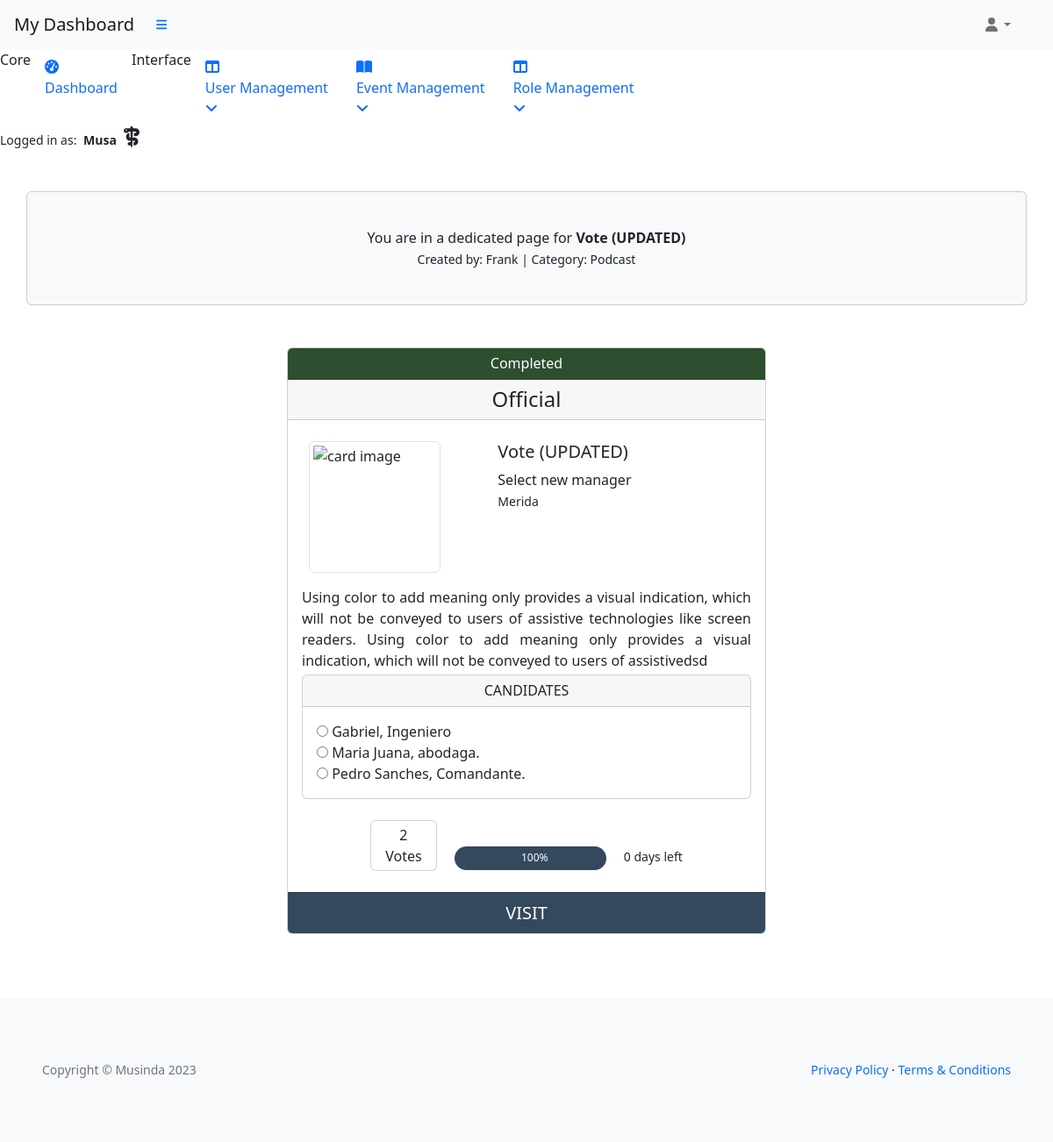
The app's page /office/single/card/vote/ (signed in) with its own data.
### musa/models.py (models this page shows)
class UserProfile(AbstractUser):
    verified = models.BooleanField(default=False)
    role = models.IntegerField(choices=ROLES, default=0)
    user_card = models.ManyToManyField(
        'vote_management.VoteCard', through='vote_management.VoteRecord', related_name='user_cards')
    class Meta:
        ordering = ['username']
    def __str__(self):
        return self.username

### vote_management/models.py (models this page shows, shortened)
class VoteCard(models.Model):
    title = models.CharField(max_length=20, unique=True)
    slug = models.SlugField(max_length=200, unique=True)
    author = models.ForeignKey(
        'musa.UserProfile', on_delete=models.CASCADE, related_name="card_author")
    category = models.ForeignKey(
        Category, on_delete=models.CASCADE, related_name="categories")
    mission = models.CharField(max_length=20)
    location = models.CharField(max_length=20)
    description = models.TextField(max_length=258)
    expire = models.DateField()
    event_image = CloudinaryField('image', default='placeholder')
    vote_record = models.ManyToManyField('musa.UserProfile', through='VoteRecord',
                                         related_name='user_votes', blank=True)
    candidates = models.ManyToManyField('ElectedPerson', related_name='vote_cards',
                                        blank=True)
    status = models.IntegerField(choices=STATUS, default=0)
    excerpt = models.TextField(blank=True)
    type = models.IntegerField(choices=CARD_TYPE, default=0)
    created_on = models.DateField(auto_now_add=True)
    class Meta:
        ordering = ['-created_on']
    def number_of_votes(self):
        return self.vote_record.count()

class Category(models.Model):
    category_name = models.CharField(max_length=50, unique=True)
    class Meta:
        ordering = ['category_name']
        verbose_name_plural = "Categories"
    def __str__(self):
        return self.category_name

class ElectedPerson(models.Model):
    name = models.CharField(max_length=80, unique=True)
    is_elected = models.BooleanField(default=False)
    vote_card = models.ForeignKey(
        VoteCard, on_delete=models.CASCADE, related_name="vote_candidate", blank=True)
    class Meta:
        ordering = ['name']

### vote_management/views.py (the view)
# urls.py: path('office/single/card/<slug:slug>/', AdminSingleView.as_view(),
class AdminSingleView(AdminRequiredMixin, View):
    template_name = 'backend/admin-dashboard/single_card_admin.html'
    def get(self, request, slug, *args, **kwargs):
        queryset = VoteCard.objects.order_by('-created_on')
        event = get_object_or_404(queryset, slug=slug)
        candidates = event.candidates.all()
        now = timezone.now().date()
        total_duration = 0.01 + \
            (event.expire - event.created_on).days
        elapsed_time = (now - event.created_on).days
        event.progress = format(
            (elapsed_time / total_duration) * 100, '.0f')
        event.time_left = format(
            total_duration - elapsed_time, '.0f')
        return render(request, "single_card_admin.html",
                      {
                          "event": event,
                          "candidates": candidates,
                          "user_authenticated": request.user.is_authenticated
                      })

### admin_profile/views.py (called while the page is built)
    def test_func(self):
        user_profile = self.request.user
        return user_profile and user_profile.role == 2

### templates/backend/admin-dashboard/single_card_admin.html (shortened to what this page needs)
{% extends "backend/admin-dashboard/base.html" %}
{% block content %}
<div class="container px-4 px-lg-0 mt-5">
    <div class="card bg-light my-5 py-4 text-center">
        <div class="card-body">
            <p class="m-0">You are in a dedicated page for <strong>{{ event.title }}
                </strong>
            </p>
            <small>Created by: {{ event.author }} | Category: {{ event.category }}</small>
        </div>
    </div>
    <div class="row gx-4 gx-lg-5 justify-content-center">
        <div class="col-md-6 mb-5">
            <div class="card h-100">
                {% if event.status == 1 or event.status == 3 %}
                <div class="card-header card-header-green text-center h6">{{ event.get_status_display }}</div>
                {% elif event.status == 2%}
                <div class="card-header bg-danger text-center text-white h6">{{ event.get_status_display }}</div>
                {% else %}
                <div class="card-header bg-warning text-center text-white h6">{{ event.get_status_display }}</div>
                {% endif %}
                <div class="card-header text-center h4">{{ event.get_type_display}}</div>
                <div class="card-body card-body-height pb-0">
                    <div class="row mt-2">
                        <div class="col-5 d-inline-block">
                            {% if "placeholder" in event.event_image.url %}
                            <img src="https://codeinstitute.s3.amazonaws.com/fullstack/blog/default.jpg"
                                alt="code institute" class="img-fluid img-thumbnail rounded float-start mx-2"
                                width="200" height="200">
                            {% else %}
                            <img src="{{ event.event_image.url }}" alt="card image"
                                class="img-fluid img-thumbnail rounded float-start mx-2" width="150" height="150">
                            {% endif %}
                        </div>
                        <div class="col-7 d-inline-block">
                            <span class="">
                                <h5 class="card-title">{{ event.title }}</h5>
                                <p class="mission my-0 fs-6"> {{ event.mission }}</p>
                                <small class="location my-0"> {{ event.location }}</small>
                            </span>
                        </div>
                    </div>
                    <div id="description-single" class="row mt-3">
                        <div class="col">
                            <p class="my-0">
                                {{ event.description|safe }}
                            </p>
                        </div>
                    </div>
                    <div class="row">
                        <div class="col">
                            <div class="card">
                                <div class="card-header">
                                    <h6 class="text-center mb-0">CANDIDATES</h6>
                                </div>
                                {% if user_authenticated %}
                                <div class="card-body">
                                    {% for candidate in event.vote_candidate.all %}
                                    <label>
                                        <input type="radio" name="elected_person" value="{{ candidate.id }}">
                                        {{ candidate.name }}
                                    </label><br>
                                    {% endfor %}
                                    {% endif %}
                                </div>
                            </div>
                        </div>
                        <div class="text-center my-4">
                            <span class="card d-inline-block">
                                <div class="card-body py-1 px-3 text-center">
                                    <span class="card-text">{{ event.number_of_votes }}<br> Votes</span>
                                </div>
                            </span>
                            <span class="d-inline-block px-3 progress-container">
                                <div class="progress">
                                    <div class="progress-bar" role="progressbar" style="width: {{ event.progress }}%"
                                        aria-valuenow="{{ event.progress }}" aria-valuemin="0" aria-valuemax="100">
                                        <span style="padding-left: 10px;">{{ event.progress }}%</span>
                                    </div>
                                </div>
                            </span>
                            <small>{{ event.time_left }} days left</small>
                        </div>
                    </div>
                </div>
                <a href="{% url 'card_single' event.slug %}" class="card-footer text-center fs-5">VISIT</a>
            </div>
        </div>
    </div>
</div>
{% endblock content %}

### templates/backend/admin-dashboard/base.html (shortened to what this page needs)
{% load static %}
{% now "Y-m-d" as current_date %}
<!DOCTYPE html>
<html lang="en">
<head>
    <link href="https://cdn.jsdelivr.net/npm/simple-datatables@7.1.2/dist/style.min.css" rel="stylesheet" />
    <link href="{% static 'admin/css/styles.css' %}" rel="stylesheet" />
    <link rel="stylesheet" href="{% static 'custom/css/style.css' %}">
</head>
<body class="sb-nav-fixed">
    <nav class="sb-topnav navbar navbar-expand navbar-light bg-light">
        <a class="navbar-brand ps-3" href="{% url 'admin_dashboard' %}">My Dashboard</a>
        <button class="btn btn-link btn-sm order-1 order-lg-0 me-4 me-lg-0" id="sidebarToggle" href="#!"><i
                class="fas fa-bars"></i></button>
        <div class="d-md-inline-block form-inline ms-auto me-0 me-md-3 my-2 my-md-0">
            <ul class="navbar-nav ms-auto ms-md-0 me-3 me-lg-4">
                <li class="nav-item dropdown">
                    <a class="nav-link dropdown-toggle" id="navbarDropdown" href="#" role="button"
                        data-bs-toggle="dropdown" aria-expanded="false"><i class="fas fa-user fa-fw"></i></a>
                </li>
            </ul>
        </div>
    </nav>
    <div id="layoutSidenav">
        <div id="layoutSidenav_nav">
            <nav class="sb-sidenav accordion sb-sidenav-light" id="sidenavAccordion">
                <div class="sb-sidenav-menu">
                    <div class="nav">
                        <div class="sb-sidenav-menu-heading">Core</div>
                        <a class="nav-link" href="{% url 'admin_dashboard' %}">
                            <div class="sb-nav-link-icon"><i class="fas fa-tachometer-alt"></i></div>
                            Dashboard
                        </a>
                        <div class="sb-sidenav-menu-heading">Interface</div>
                        <a class="nav-link collapsed" href="#" data-bs-toggle="collapse"
                            data-bs-target="#collapseLayouts" aria-expanded="false" aria-controls="collapseLayouts">
                            <div class="sb-nav-link-icon"><i class="fas fa-columns"></i></div>
                            User Management
                            <div class="sb-sidenav-collapse-arrow"><i class="fas fa-angle-down"></i></div>
                        </a>
                        <a class="nav-link collapsed" href="#" data-bs-toggle="collapse" data-bs-target="#collapsePages"
                            aria-expanded="false" aria-controls="collapsePages">
                            <div class="sb-nav-link-icon"><i class="fas fa-book-open"></i></div>
                            Event Management
                            <div class="sb-sidenav-collapse-arrow"><i class="fas fa-angle-down"></i></div>
                        </a>
                        <a class="nav-link collapsed" href="#" data-bs-toggle="collapse" data-bs-target="#collapseRoles"
                            aria-expanded="false" aria-controls="collapseRoles">
                            <div class="sb-nav-link-icon"><i class="fas fa-columns"></i></div>
                            Role Management
                            <div class="sb-sidenav-collapse-arrow"><i class="fas fa-angle-down"></i></div>
                        </a>
                    </div>
                </div>
                <div class="sb-sidenav-footer">
                    <div class="small">Logged in as:
                        <span class="px-1"><strong>{{ request.user.username }}
                                {% if request.user.role == 2 %}
                                <i class="fa-solid fa-staff-snake px-1 fs-4 text"></i>
                                {% endif %}
                            </strong>
                        </span>
                    </div>
                </div>
            </nav>
        </div>
        {% block content %}
        {% endblock content %}
    </div>
    <footer class="py-4 bg-light mt-4">
        <div class="container-fluid p-5">
            <div class="d-flex align-items-center justify-content-between small">
                <div class="text-muted">Copyright &copy; Musinda 2023</div>
                <div>
                    <a href="#">Privacy Policy</a>
                    &middot;
                    <a href="#">Terms &amp; Conditions</a>
                </div>
            </div>
        </div>
    </footer>
</body>
</html>

### static/custom/css/style.css (style rules this page uses)
a { text-decoration: none; }
.card-body-height { min-height: 300px; }
#description-single { min-height: 100px; text-align: justify; }
.card-footer { background-color: #34495e; color: white; text-decoration: none; transition: 0.3s; }
.progress { height: 27px; border-radius: 15px; }
.progress-bar { background-color: #34495E; }
.progress-container { width: 40%; }
.card-header-green { background-color: #2D4F2F; color: white; }
input { border: none; }

### records on screen
UserProfile: user.username "Musa"
VoteCard: title "Vote (UPDATED)", author "Frank", category "Podcast", status "Completed", type "Official", mission "Select new manager", location "Merida", description "Using color to add meaning only provides a visual indication, which will not be conveyed to users of assistive technologies like screen readers. Using color to add meaning only provides a visual indication, which will not be conveyed to users of assistivedsd", number_of_votes "2", progress "100", time_left "0"
ElectedPerson: name "Gabriel, Ingeniero"
ElectedPerson: name "Maria Juana, abodaga."
ElectedPerson: name "Pedro Sanches, Comandante."
